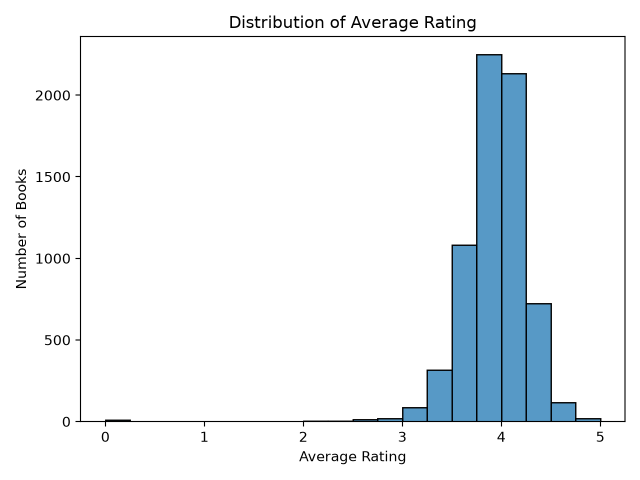
#> input picture MC2509_Ishita_Boghara/data/E1_average_rating_distribution.png, 1280 x 960 px (shown at 1/2 size)
$ python -i create_fusion_metadata.py   (imports and definitions only)   (older library calls are emulated)
#> lines starting #> are read from the running program, lines starting #| are printed output that depends on the picture
from pathlib import Path
import cv2
import numpy as np
import pandas as pd


# ============================================================
# PATHS
# ============================================================

PROJECT_ROOT = Path(__file__).resolve().parent.parent

TRAIN_DIR = PROJECT_ROOT / "data" / "train"
TEST_DIR = PROJECT_ROOT / "data" / "test"

OUTPUT_FILE = PROJECT_ROOT / "data" / "fusion_metadata.csv"


# ============================================================
# IMAGE FEATURES
# ============================================================

def get_image_features(image_path):

    img = cv2.imread(str(image_path))
#> img is the input picture: shape (960, 1280, 3); mean B, G, R 244.7, 241, 235.6

    if img is None:
        return None

    # Resize
    img = cv2.resize(img, (224, 224))
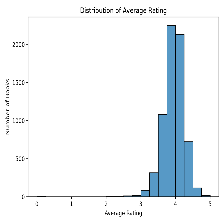
#> img: shape (224, 224, 3); mean B, G, R 245.8, 242.1, 236.7

    # OpenCV = BGR
    b, g, r = cv2.split(img)
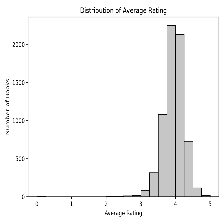
#> b: shape (224, 224); min 0, max 255, mean 245.8
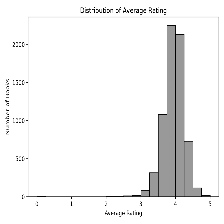
#> g: shape (224, 224); min 0, max 255, mean 242.1
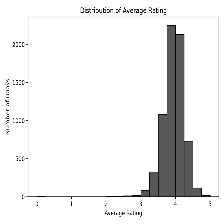
#> r: shape (224, 224); min 0, max 255, mean 236.7

    # RGB statistics
    mean_r = np.mean(r)
#> mean_r = 236.7
    mean_g = np.mean(g)
#> mean_g = 242.1
    mean_b = np.mean(b)
#> mean_b = 245.8

    std_r = np.std(r)
#> std_r = 53.93
    std_g = np.std(g)
#> std_g = 40.01
    std_b = np.std(b)
#> std_b = 32.87

    # Grayscale
    gray = cv2.cvtColor(
        img,
        cv2.COLOR_BGR2GRAY
    )

    # Brightness
    brightness = np.mean(gray)
#> brightness = 240.9

    # Contrast
    contrast = np.std(gray)
#> contrast = 42.9

    # Edges
    edges = cv2.Canny(
        gray,
        100,
        200
    )
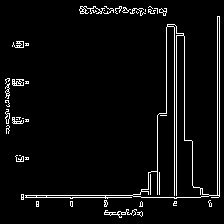
#> edges: shape (224, 224); 4.6% white in thin lines or dots

    edge_density = np.mean(
        edges > 0
    )
#> edge_density = 0.0462

    # Texture
    texture = cv2.Laplacian(
        gray,
        cv2.CV_64F
    ).var()
#> texture = 5747.7

    # Shape
    height, width = gray.shape
#> height = 224; width = 224

    aspect_ratio = width / height
#> aspect_ratio = 1

    return {
        "mean_r": mean_r,
        "mean_g": mean_g,
        "mean_b": mean_b,

        "std_r": std_r,
        "std_g": std_g,
        "std_b": std_b,

        "brightness": brightness,
        "contrast": contrast,

        "edge_density": edge_density,

        "texture": texture,

        "aspect_ratio": aspect_ratio
    }


# ============================================================
# SCAN ONE DATASET SPLIT
# ============================================================

# [204 lines left out: functions scan_dataset, main, not called in this run]


# ============================================================
# START PROGRAM
# ============================================================

# [2 lines not run here, left out]

>>> result = get_image_features('../../MC2509_Ishita_Boghara/data/E1_average_rating_distribution.png')
#> result = 11 items
